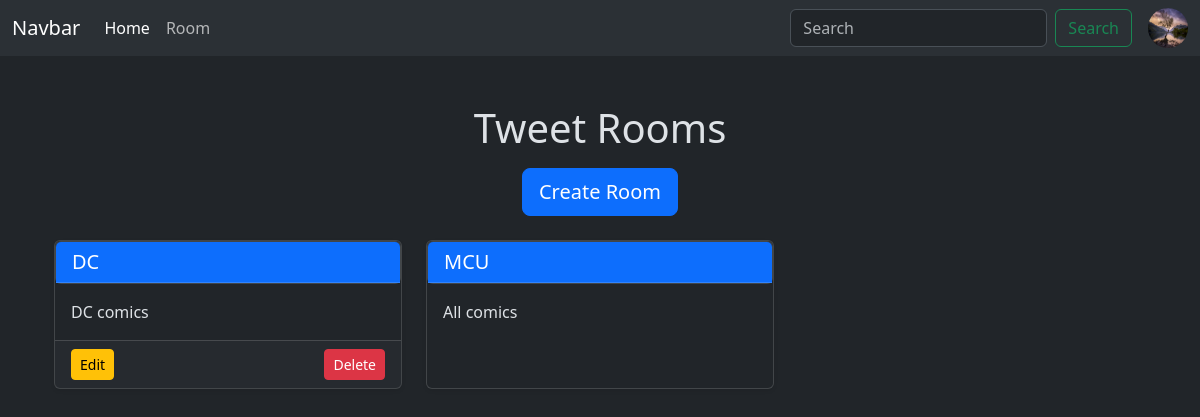
The app's page /room_list/ (signed in), older data.
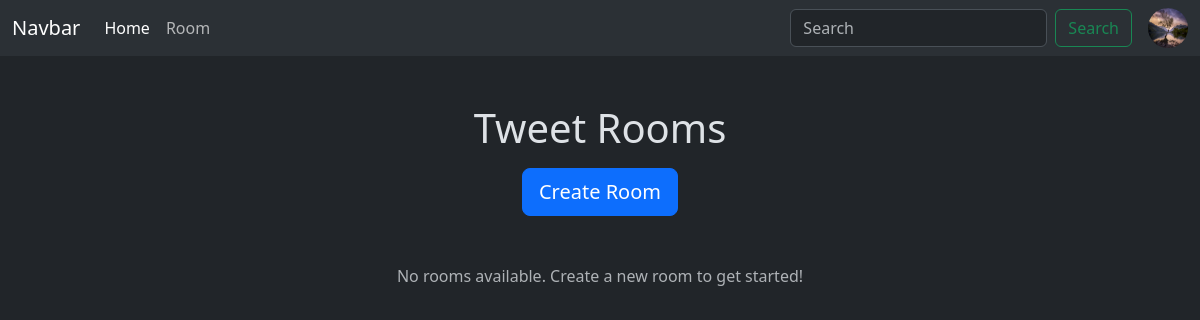
The same page, newer data.
### tweet/models.py (models this page shows)
class Tweet_room(models.Model):
    user = models.ForeignKey(User, on_delete=models.CASCADE)
    description = models.CharField(max_length=100, blank=True, null=True)
    name = models.CharField(max_length=100, unique=True)
    created_at = models.DateTimeField(auto_now_add=True)
    updated_at = models.DateTimeField(auto_now=True)
    def __str__(self):
        return f"{self.name}"

### tweet/views.py (the view)
# urls.py: path("room_list/", views.room_list, name="room_list"), # list
def room_list(request):
    rooms = Tweet_room.objects.all().order_by("-updated_at")
    print(rooms)
    return render(request, "tweet/room/room_list.html", {"rooms": rooms})

### tweet/templates/tweet/room/room_list.html (shortened to what this page needs)
{% extends 'layout.html' %}
{% block content %}
  <div class="container mt-5">
    <div class="text-center mb-4">
      <h1 class="mb-3">Tweet Rooms</h1>
      <a href="{% url 'room_create' %}" class="btn btn-primary btn-lg">Create Room</a>
    </div>
    <div class="row row-cols-1 row-cols-md-3 g-4">
      {% for room in rooms %}
        <div class="col">
          <div class="card h-100 shadow-sm">
            <div class="card">
              <a href="{% url 'tweets_in_room' room.id %}" class="text-decoration-none">
                <div class="card-header bg-primary text-white">
                  <h5 class="card-title mb-0 text-truncate">{{ room.name }}</h5>
                </div>
              </a>
            </div>
            <div class="card-body">
              <p class="card-text">{{ room.description }}</p>
            </div>
            {% if room.user == user %}
              <div class="card-footer d-flex justify-content-between">
                <a href="{% url 'room_edit' room.id %}" class="btn btn-warning btn-sm">Edit</a>
                <a href="{% url 'room_delete' room.id %}" class="btn btn-danger btn-sm">Delete</a>
              </div>
            {% endif %}
          </div>
        </div>
      {% endfor %}
    </div>
    {% if not rooms %}
      <div class="text-center mt-5">
        <p class="text-muted">No rooms available. Create a new room to get started!</p>
      </div>
    {% endif %}
  </div>
{% endblock %}

Row changes from the older to the newer data that the page shows:
removed Tweet_room: name "DC", description "DC comics", shows "Edit"
removed Tweet_room: name "MCU", description "All comics"
Text that changed along with them:
text now shown: "No rooms available. Create a new room to get started!"
